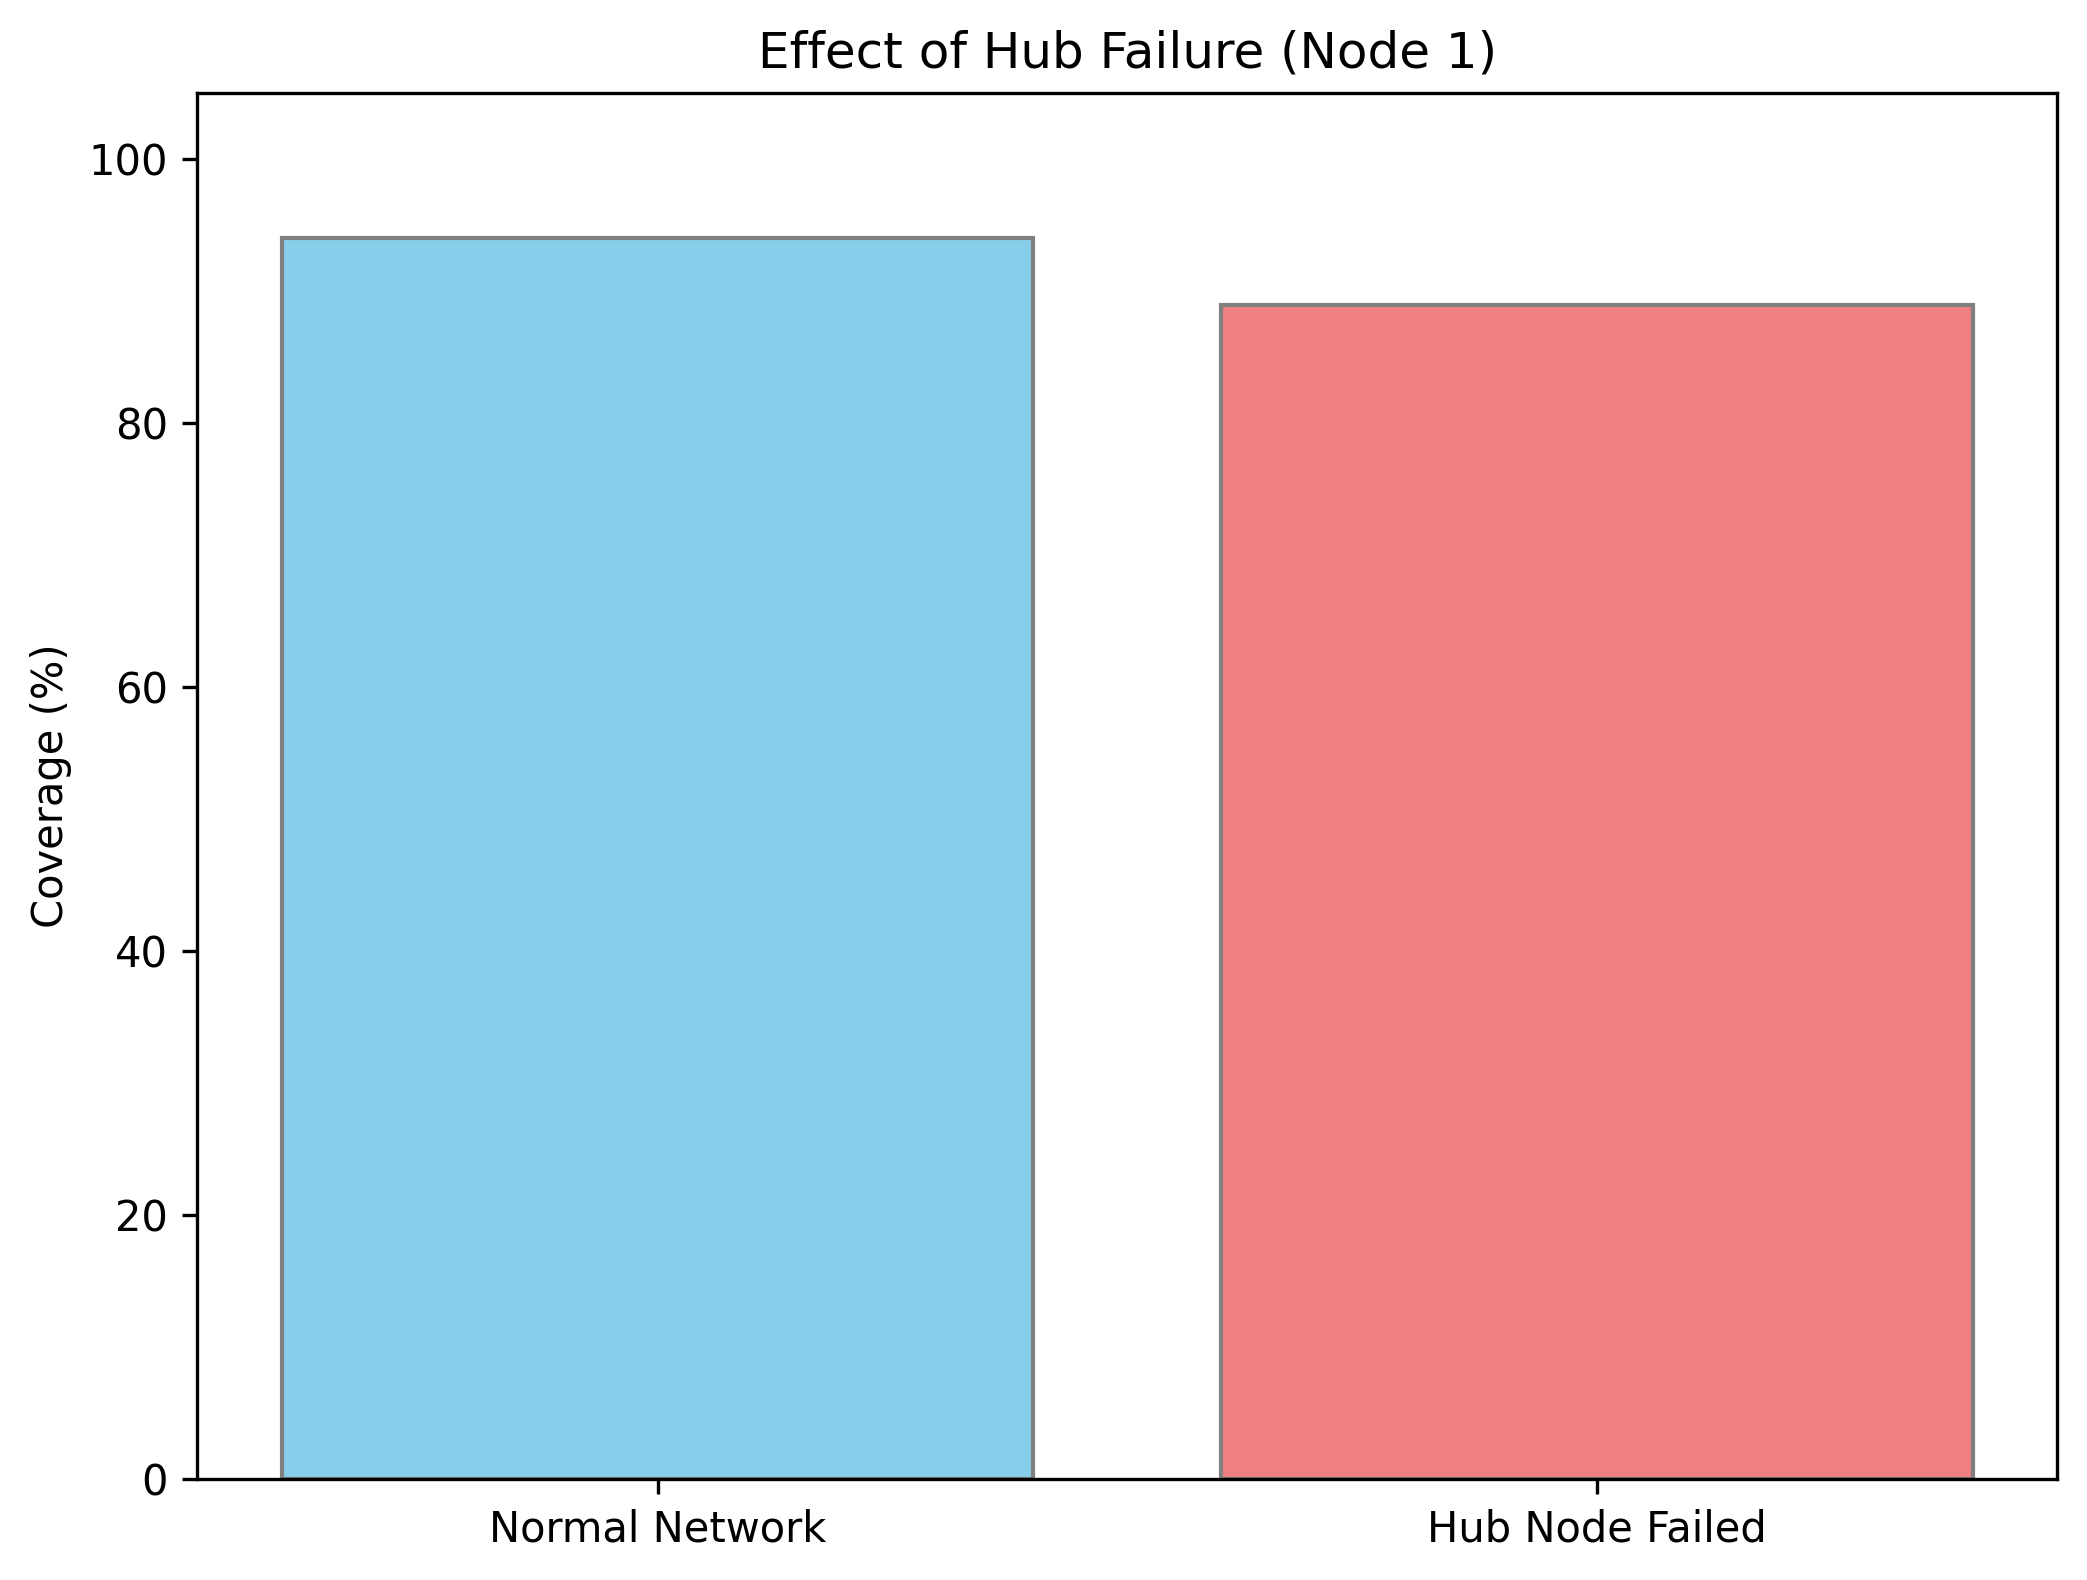

Here is the Python script that generated this plot:
import random
import matplotlib.pyplot as plt

from graph_generator import generate_network
from flooding import flooding_search


def run_failure_analysis():
    graph = generate_network()

    # Lấy Hub Node có degree lớn nhất trong đồ thị
    hub_node = max(graph.degree, key=lambda x: x[1])[0]

    # FIX: Chọn ngẫu nhiên một start_node nằm ngoài Hub Node để tránh lỗi cô lập ngay từ đầu
    available_nodes = [node for node in graph.nodes() if node != hub_node]
    start_node = random.choice(available_nodes)

    # Lấy ngẫu nhiên file đích cần tìm kiếm trong mạng
    target_node = random.choice(list(graph.nodes()))
    target_file = random.choice(graph.nodes[target_node]["files"])

    # Giả lập 2 kịch bản mạng bình thường và mạng mất Hub
    normal_result = flooding_search(
        graph,
        start_node,
        target_file,
        ttl=5
    )

    failed_result = flooding_search(
        graph,
        start_node,
        target_file,
        ttl=5,
        dead_nodes=[hub_node]
    )

    labels = ["Normal Network", "Hub Node Failed"]
    coverage = [
        normal_result["coverage_percent"],
        failed_result["coverage_percent"]
    ]

    plt.figure(figsize=(8, 6))
    plt.bar(labels, coverage, color=['skyblue', 'lightcoral'], edgecolor="gray")
    plt.ylabel("Coverage (%)")
    plt.title(f"Effect of Hub Failure (Node {hub_node})")
    plt.ylim(0, 105)

    plt.savefig("failure_analysis.png", dpi=300, bbox_inches="tight")
    print(f"[INFO] Hub Node Failed: {hub_node}")
    print("[INFO] Saved: failure_analysis.png")
    plt.close()
